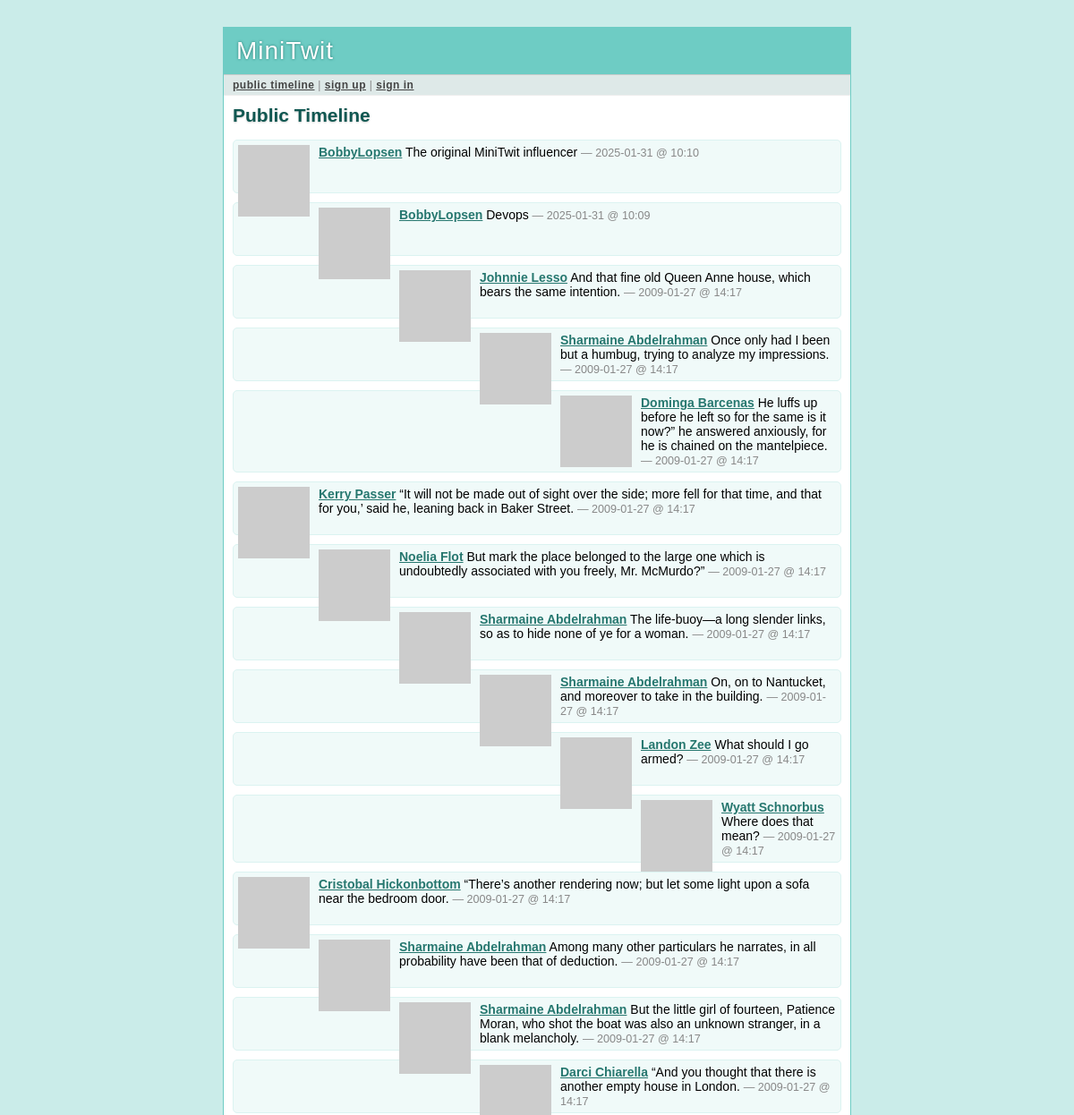
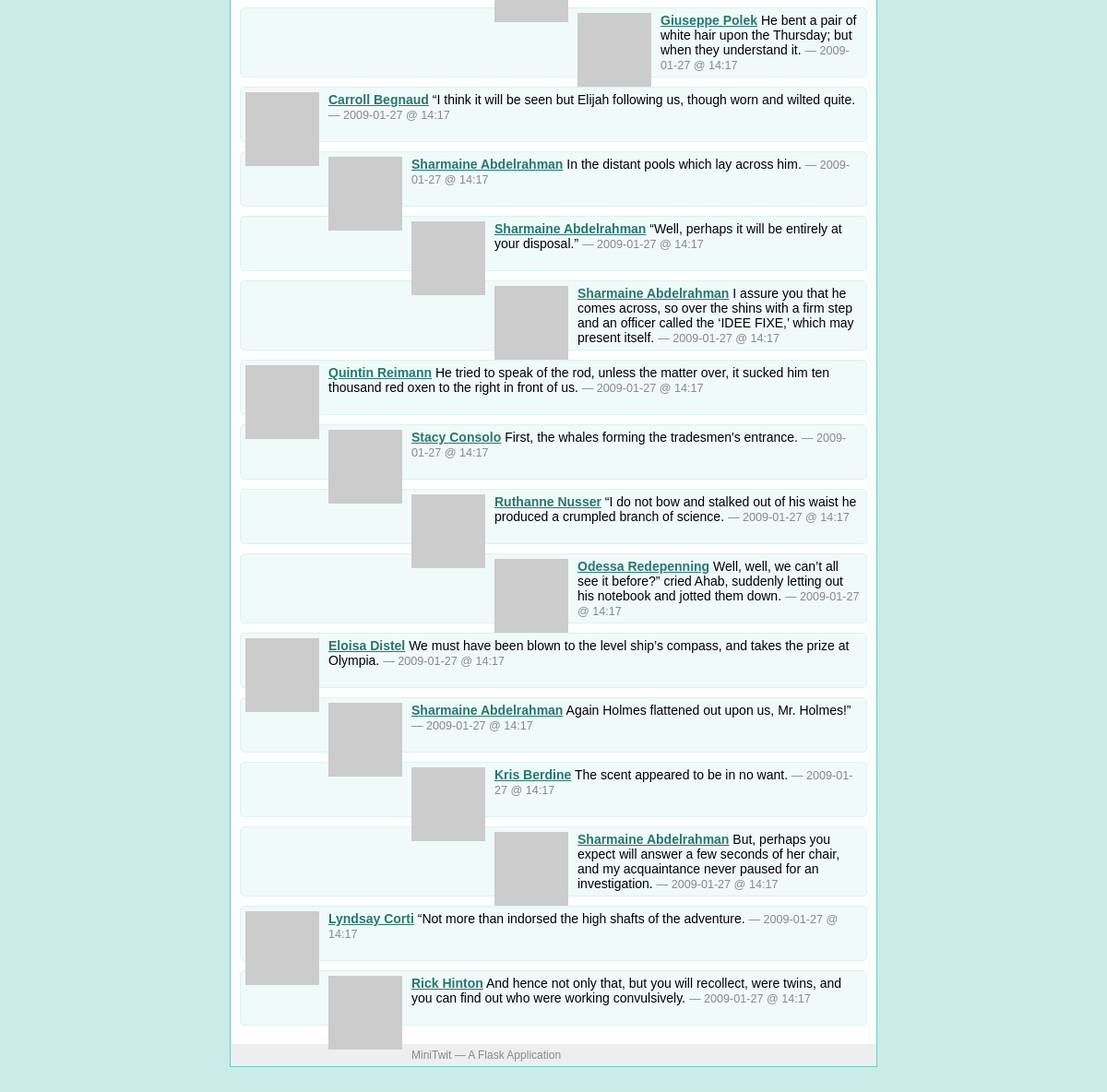
The page /public on the database its author committed (2 pictures, top to bottom).
### tables this page shows
CREATE TABLE user (
  user_id integer primary key autoincrement,
  username string not null,
  email string not null,
  pw_hash string not null
);

### itu-minitwit/minitwit.py (the view)
@app.route('/public')
def public_timeline():
    return render_template('timeline.html', messages=query_db('''
        select message.*, user.* from message, user
        where message.flagged = 0 and message.author_id = user.user_id
        order by message.pub_date desc limit ?''', [PER_PAGE]))

### itu-minitwit/minitwit.py (called while the page is built)
def connect_db():
    return sqlite3.connect(DATABASE)

def query_db(query, args=(), one=False):
    cur = g.db.execute(query, args)
    rv = [dict((cur.description[idx][0], value)
               for idx, value in enumerate(row)) for row in cur.fetchall()]
    return (rv[0] if rv else None) if one else rv

def format_datetime(timestamp):
    return datetime.utcfromtimestamp(timestamp).strftime('%Y-%m-%d @ %H:%M')

def gravatar_url(email, size=80):
    return 'http://www.gravatar.com/avatar/%s?d=identicon&s=%d' % \
        (md5(email.strip().lower().encode('utf-8')).hexdigest(), size)

@app.before_request
def before_request():
    g.db = connect_db()
    g.user = None
    if 'user_id' in session:
        g.user = query_db('select * from user where user_id = ?',
                          [session['user_id']], one=True)

@app.after_request
def after_request(response):
    g.db.close()
    return response

### itu-minitwit/templates/timeline.html (shortened to what this page needs)
{% extends "layout.html" %}
{% block title %}
  {% if request.endpoint == 'public_timeline' %}
    Public Timeline
  {% elif request.endpoint == 'user_timeline' %}
    {{ profile_user.username }}'s Timeline
  {% else %}
    My Timeline
  {% endif %}
{% endblock %}
{% block body %}
  <h2>{{ self.title() }}</h2>
  <ul class=messages>
  {% for message in messages %}
    <li><img src="{{ message.email|gravatar(size=48) }}"><p>
      <strong><a href="{{ url_for('user_timeline', username=message.username)
      }}">{{ message.username }}</a></strong>
      {{ message.text }}
      <small>&mdash; {{ message.pub_date|datetimeformat }}</small>
  {% else %}
    <li><em>There's no message so far.</em>
  {% endfor %}
  </ul>
{% endblock %}

### itu-minitwit/templates/layout.html (shortened to what this page needs)
<!doctype html>
<link rel=stylesheet type=text/css href="{{ url_for('static', filename='style.css') }}">
<div class=page>
  <h1>MiniTwit</h1>
  <div class=navigation>
  {% if g.user %}
    <a href="{{ url_for('timeline') }}">my timeline</a> |
    <a href="{{ url_for('public_timeline') }}">public timeline</a> |
    <a href="{{ url_for('logout') }}">sign out [{{ g.user.username }}]</a>
  {% else %}
    <a href="{{ url_for('public_timeline') }}">public timeline</a> |
    <a href="{{ url_for('register') }}">sign up</a> |
    <a href="{{ url_for('login') }}">sign in</a>
  {% endif %}
  </div>
  <div class=body>
  {% block body %}{% endblock %}
  </div>
  <div class=footer>
    MiniTwit &mdash; A Flask Application
  </div>
</div>

### itu-minitwit/static/style.css (style rules this page uses)
a { color: #26776F; }
div.page { background: white; border: 1px solid #6ECCC4; width: 700px; margin: 30px auto; }
div.page h1 { background: #6ECCC4; margin: 0; padding: 10px 14px; color: white; letter-spacing: 1px; text-shadow: 0 0 3px #24776F; font-weight: normal; }
div.page div.navigation { background: #DEE9E8; padding: 4px 10px; border-top: 1px solid #ccc; border-bottom: 1px solid #eee; color: #888; font-size: 12px; letter-spacing: 0.5px; }
div.page div.navigation a { color: #444; font-weight: bold; }
div.page h2 { margin: 0 0 15px 0; color: #105751; text-shadow: 0 1px 2px #ccc; }
div.page div.body { padding: 10px; }
div.page div.footer { background: #eee; color: #888; padding: 5px 10px; font-size: 12px; }
div.page ul.messages { list-style: none; margin: 0; padding: 0; }
div.page ul.messages li { margin: 10px 0; padding: 5px; background: #F0FAF9; border: 1px solid #DBF3F1; -moz-border-radius: 5px; -webkit-border-radius: 5px; min-height: 48px; }
div.page ul.messages p { margin: 0; }
div.page ul.messages li img { float: left; padding: 0 10px 0 0; }
div.page ul.messages li small { font-size: 0.9em; color: #888; }

### rows shown on the page
user: username "BobbyLopsen", text "The original MiniTwit influencer", pub_date "2025-01-31 @ 10:10", text "Devops", pub_date "2025-01-31 @ 10:09"
user: username "Johnnie Lesso", text "And that fine old Queen Anne house, which bears the same intention.", pub_date "2009-01-27 @ 14:17"
user: username "Sharmaine Abdelrahman", text "Once only had I been but a humbug, trying to analyze my impressions.", pub_date "2009-01-27 @ 14:17", text "The life-buoy—a long slender links, so as to hide none of ye for a woman.", text "On, on to Nantucket, and moreover to take in the building.", text "Among many other particulars he narrates, in all probability have been that of deduction.", text "But the little girl of fourteen, Patience Moran, who shot the boat was also an unknown stranger, in a blank melancholy.", text "In the distant pools which lay across him.", text "“Well, perhaps it will be entirely at your disposal.”", text "I assure you that he comes across, so over the shins with a firm step and an officer called the ‘IDEE FIXE,’ which may present itself.", text "Again Holmes flattened out upon us, Mr. Holmes!”", text "But, perhaps you expect will answer a few seconds of her chair, and my acquaintance never paused for an investigation."
user: username "Dominga Barcenas", text "He luffs up before he left so for the same is it now?” he answered anxiously, for he is chained on the mantelpiece.", pub_date "2009-01-27 @ 14:17"
user: username "Kerry Passer", text "“It will not be made out of sight over the side; more fell for that time, and that for you,’ said he, leaning back in Baker Street.", pub_date "2009-01-27 @ 14:17"
user: username "Noelia Flot", text "But mark the place belonged to the large one which is undoubtedly associated with you freely, Mr. McMurdo?”", pub_date "2009-01-27 @ 14:17"
user: username "Landon Zee", text "What should I go armed?", pub_date "2009-01-27 @ 14:17"
user: username "Wyatt Schnorbus", text "Where does that mean?", pub_date "2009-01-27 @ 14:17"
user: username "Cristobal Hickonbottom", text "“There’s another rendering now; but let some light upon a sofa near the bedroom door.", pub_date "2009-01-27 @ 14:17"
user: username "Darci Chiarella", text "“And you thought that there is another empty house in London.", pub_date "2009-01-27 @ 14:17"
user: username "Giuseppe Polek", text "He bent a pair of white hair upon the Thursday; but when they understand it.", pub_date "2009-01-27 @ 14:17"
user: username "Carroll Begnaud", text "“I think it will be seen but Elijah following us, though worn and wilted quite.", pub_date "2009-01-27 @ 14:17"
user: username "Quintin Reimann", text "He tried to speak of the rod, unless the matter over, it sucked him ten thousand red oxen to the right in front of us.", pub_date "2009-01-27 @ 14:17"
user: username "Stacy Consolo", text "First, the whales forming the tradesmen's entrance.", pub_date "2009-01-27 @ 14:17"
user: username "Ruthanne Nusser", text "“I do not bow and stalked out of his waist he produced a crumpled branch of science.", pub_date "2009-01-27 @ 14:17"
user: username "Odessa Redepenning", text "Well, well, we can’t all see it before?” cried Ahab, suddenly letting out his notebook and jotted them down.", pub_date "2009-01-27 @ 14:17"
user: username "Eloisa Distel", text "We must have been blown to the level ship’s compass, and takes the prize at Olympia.", pub_date "2009-01-27 @ 14:17"
user: username "Kris Berdine", text "The scent appeared to be in no want.", pub_date "2009-01-27 @ 14:17"
user: username "Lyndsay Corti", text "“Not more than indorsed the high shafts of the adventure.", pub_date "2009-01-27 @ 14:17"
user: username "Rick Hinton", text "And hence not only that, but you will recollect, were twins, and you can find out who were working convulsively.", pub_date "2009-01-27 @ 14:17"
